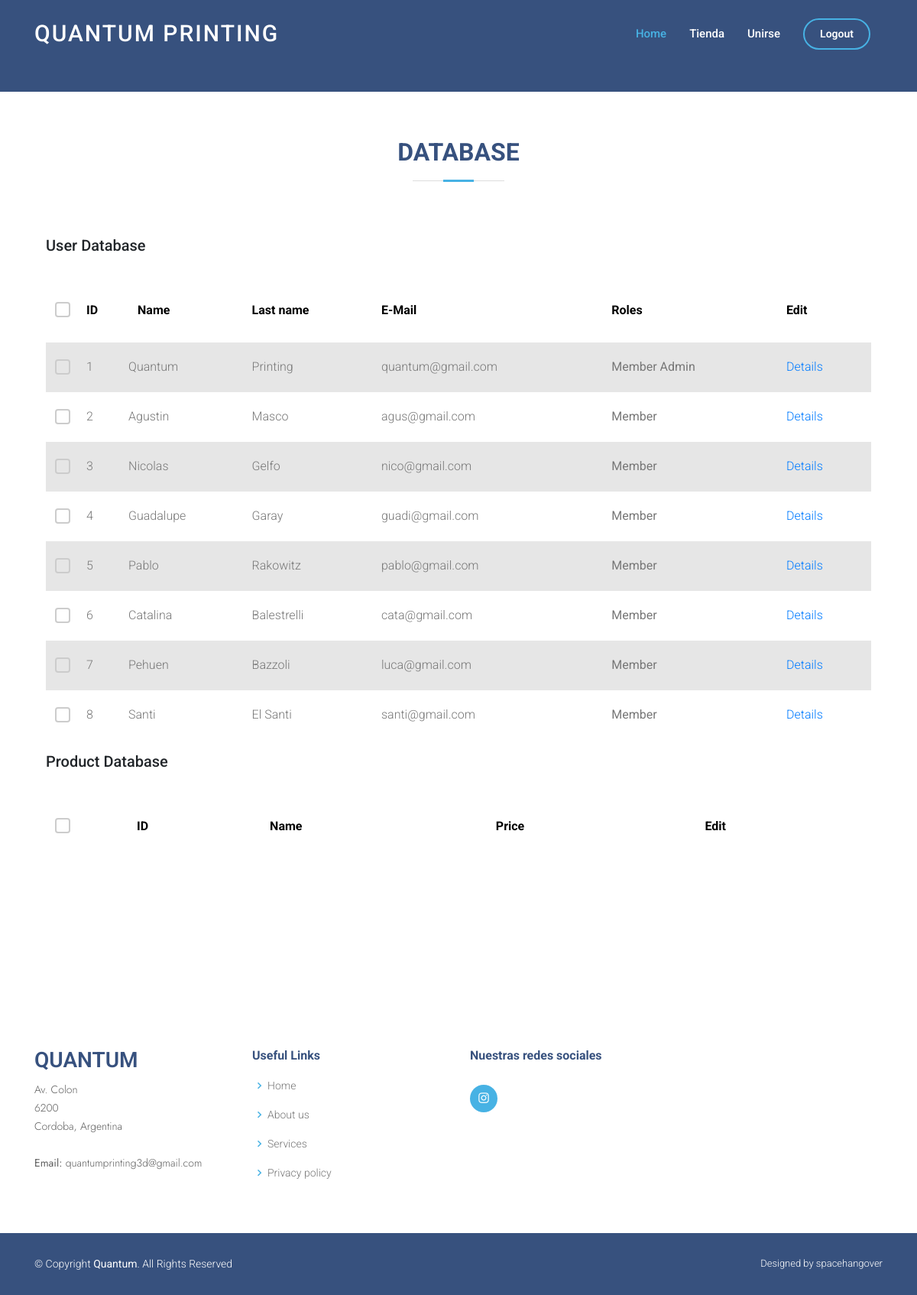
Screenshot of /database (signed in) with the database file from the repository.
### website/models.py (models this page shows)
class User(db.Model, UserMixin):
    __tablename__ = 'users'
    id = db.Column(db.Integer, primary_key=True)
    email = db.Column(db.String(150), unique=True)
    password = db.Column(db.String(150))
    first_name = db.Column(db.String(150))
    last_name = db.Column(db.String(150))
    roles = db.relationship('Role', secondary='user_roles')
    def has_roles(self, *args):
        return set(args).issubset({role.name for role in self.roles})

class Role(db.Model):
    __tablename__ = 'roles'
    id = db.Column(db.Integer(), primary_key=True)
    name = db.Column(db.String(50), unique=True)

### website/views.py (the view)
@views.route("/database", methods=["GET", "POST"])
@login_required
@roles_required("Admin")
def database():
    return render_template("database_table.html", roles=Role.query.all(), users=User.query.all(), user=current_user, products=Product.query.all())

### website/__init__.py (called while the page is built)
def create_app():
    app = Flask(__name__)
    app.config['SECRET_KEY'] = '21'
    app.config['SQLALCHEMY_DATABASE_URI'] = f'sqlite:///{DB_NAME}'
    app.config['UPLOAD_FOLDER'] = UPLOAD_FOLDER
    db.init_app(app)
    from .views import views
    from .auth import auth
    app.register_blueprint(views, url_prefix='/')
    app.register_blueprint(auth, url_prefix='/')
    from .models import User, Role, UserRoles
    db_adapter = SQLAlchemyAdapter(db,  User)
    user_manager = UserManager(db_adapter, app)
    create_database(app)
    login_manager = LoginManager()
    login_manager.login_view = 'auth.login'
    login_manager.init_app(app)
    @login_manager.user_loader
    def load_user(id):
        return User.query.get(int(id))
    return app

### website/templates/database_table.html (shortened to what this page needs)
<!DOCTYPE html>
<html lang="en">
    <head>
        <link href="https://cdn.jsdelivr.net/npm/bootstrap-icons@1.5.0/font/bootstrap-icons.css" rel="stylesheet" />
        <link href="static/css/styles.css" rel="stylesheet" />
        <link href="static/vendor/aos/aos.css" rel="stylesheet">
        <link href="static/vendor/bootstrap/css/bootstrap.min.css" rel="stylesheet">
        <link href="static/vendor/bootstrap-icons/bootstrap-icons.css" rel="stylesheet">
        <link href="static/vendor/boxicons/css/boxicons.min.css" rel="stylesheet">
        <link href="static/vendor/glightbox/css/glightbox.min.css" rel="stylesheet">
        <link href="static/vendor/remixicon/remixicon.css" rel="stylesheet">
        <link href="static/vendor/swiper/swiper-bundle.min.css" rel="stylesheet">
        <link rel="stylesheet"
          href="https://stackpath.bootstrapcdn.com/bootstrap/4.4.1/css/bootstrap.min.css"
        />
        <link
          rel="stylesheet"
          href="https://stackpath.bootstrapcdn.com/font-awesome/4.7.0/css/font-awesome.min.css"
        />
        <link href="static/css/style.css" rel="stylesheet">
        <link rel="stylesheet" href="static/tables/fonts/icomoon/style.css">
        <link rel="stylesheet" href="static/tables/css/owl.carousel.min.css">
        <link rel="stylesheet" href="static/tables/css/bootstrap.min.css">
        <link rel="stylesheet" href="static/tables/css/style.css">
    </head>
    <body>
        <header id="header" class="fixed-top ">
            <div class="container d-flex align-items-center">
              <h1 class="logo me-auto"><a href="/">Quantum Printing</a></h1>
              <nav id="navbar" class="navbar">
                <ul>
                    {% if user.is_authenticated %}
                    <li><a class="nav-link scrollto active" href="/">Home</a></li>
                    <li><a class="nav-link scrollto" href="/tienda">Tienda</a></li>
                    <li><a class="nav-link scrollto" href="/join">Unirse</a></li>
                    <li><a class="getstarted scrollto" href="/logout">Logout</a></li>
                    {% else %}
                    <li><a class="nav-link scrollto active" href="/">Home</a></li>
                    <li><a class="nav-link scrollto" href="/tienda">Tienda</a></li>
                    <li><a class="nav-link scrollto" href="/join">Unirse</a></li>
                    <li><a class="getstarted scrollto" href="/login">Login</a></li>
                    {% endif %}
                </ul>
              </nav>
            </div>
          </header>
          <section id="hero" class="d-flex align-items-center" style="height: 10%;">
          </section>
            <section id="portfolio" class="portfolio">
              <div class="container" data-aos="fade-up">
                <div class="section-title" style="margin-bottom: -10%;">
                  <h2>Database</h2>
                </div>
                <div class="content">
                  <div class="container">
                    <h2 class="mb-5">User Database</h2>
                    <div class="table-responsive">
                      <table class="table table-striped custom-table">
                        <thead>
                          <tr>
                            <th scope="col">
                              <label class="control control--checkbox">
                                <div class="control__indicator"></div>
                              </label>
                            </th>
                            <th scope="col">ID</th>
                            <th scope="col">Name</th>
                            <th scope="col">Last name</th>
                            <th scope="col">E-Mail</th>
                            <th scope="col">Roles</th>
                            <th scope="col">Edit</th>
                          </tr>
                        </thead>
                        <tbody>
                          {% for user in users %}
                          <tr scope="row">
                            <td>
                              <label class="control control--checkbox">
                              <div class="control__indicator"></div>
                              </label>
                            </td>
                            <td>
                              {{user.id}}
                            </td>
                            <td class="pl-0">
                              <div class="d-flex align-items-center">
                                {{user.first_name}}
                              </div>
                            </td>
                            <td>
                              {{user.last_name}}
                            </td>
                            <td>{{user.email}}</td>
                            <td>{% for role in user.roles %}<strong>{{role.name}}</strong>  {% endfor %}</td>
                            <td><a href="#" class="more">Details</a></td>
                          </tr>
                          {% endfor %}
                        </tbody>
                      </table>
                    </div>
                  </div>
                  <div class="container">
                    <h2 class="mb-5">Product Database</h2>
                    <div class="table-responsive">
                      <table class="table table-striped custom-table">
                        <thead>
                          <tr>
                            <th scope="col">
                              <label class="control control--checkbox">
                                <div class="control__indicator"></div>
                              </label>
                            </th>
                            <th scope="col">ID</th>
                            <th scope="col">Name</th>
                            <th scope="col">Price</th>
                            <th scope="col">Edit</th>
                          </tr>
                        </thead>
                      </table>
                    </div>
                  </div>
                </div>
              </div>
            </section>
  <footer id="footer">
    <div class="footer-top">
      <div class="container">
        <div class="row">
          <div class="col-lg-3 col-md-6 footer-contact">
            <h3>QUANTUM</h3>
            <p>
              Av. Colon <br>
              6200<br>
              Cordoba, Argentina <br><br>
              <strong>Email:</strong> quantumprinting3d@gmail.com<br>
            </p>
          </div>
          <div class="col-lg-3 col-md-6 footer-links">
            <h4>Useful Links</h4>
            <ul>
              <li><i class="bx bx-chevron-right"></i> <a href="#">Home</a></li>
              <li><i class="bx bx-chevron-right"></i> <a href="#">About us</a></li>
              <li><i class="bx bx-chevron-right"></i> <a href="#">Services</a></li>
              <li><i class="bx bx-chevron-right"></i> <a href="#">Privacy policy</a></li>
            </ul>
          </div>
          <div class="col-lg-3 col-md-6 footer-links">
            <h4>Nuestras redes sociales</h4>
            <div class="social-links mt-3">
              <a href="#" class="instagram"><i class="bx bxl-instagram"></i></a>
            </div>
          </div>
        </div>
      </div>
    </div>
    <div class="container footer-bottom clearfix">
      <div class="copyright">
        &copy; Copyright <strong><span>Quantum</span></strong>. All Rights Reserved
      </div>
      <div class="credits">
        Designed by spacehangover
      </div>
    </div>
  </footer>
    </body>
</html>

### website/static/css/style.css (style rules this page uses)
body { font-family: "Open Sans", sans-serif; color: #444444; }
a { color: #47b2e4; text-decoration: none; }
h1, h2, h3, h4, h5, h6 { font-family: "Jost", sans-serif; }
#header { transition: all 0.5s; z-index: 997; padding: 15px 0; }
#header .logo { font-size: 30px; margin: 0; padding: 0; line-height: 1; font-weight: 500; letter-spacing: 2px; text-transform: uppercase; }
#header .logo a { color: #fff; }
.navbar { padding: 0; }
.navbar ul { margin: 0; padding: 0; display: flex; list-style: none; align-items: center; }
.navbar li { position: relative; }
.navbar a, .navbar a:focus { display: flex; align-items: center; justify-content: space-between; padding: 10px 0 10px 30px; font-size: 15px; font-weight: 500; color: #fff; white-space: nowrap; transition: 0.3s; }
.navbar a:hover, .navbar .active, .navbar .active:focus, .navbar li:hover > a { color: #47b2e4; }
.navbar .getstarted { padding: 8px 20px; margin-left: 30px; border-radius: 50px; color: #fff; font-size: 14px; border: 2px solid #47b2e4; font-weight: 600; }
#hero { width: 100%; height: 80vh; background: #37517e; }
section { padding: 60px 0; overflow: hidden; }
.section-title { text-align: center; padding-bottom: 30px; }
.section-title h2 { font-size: 32px; font-weight: bold; text-transform: uppercase; margin-bottom: 20px; padding-bottom: 20px; position: relative; color: #37517e; }
.section-title h2::before { content: ""; position: absolute; display: block; width: 120px; height: 1px; background: #ddd; bottom: 1px; left: calc(50% - 60px); }
.section-title h2::after { content: ""; position: absolute; display: block; width: 40px; height: 3px; background: #47b2e4; bottom: 0; left: calc(50% - 20px); }
#footer { font-size: 14px; background: #37517e; }
#footer .footer-top { padding: 60px 0 30px 0; background: #fff; }
#footer .footer-top .footer-contact { margin-bottom: 30px; }
#footer .footer-top .footer-contact h3 { font-size: 28px; margin: 0 0 10px 0; padding: 2px 0 2px 0; line-height: 1; text-transform: uppercase; font-weight: 600; color: #37517e; }
#footer .footer-top .footer-contact p { font-size: 14px; line-height: 24px; margin-bottom: 0; font-family: "Jost", sans-serif; color: #5e5e5e; }
#footer .footer-top h4 { font-size: 16px; font-weight: bold; color: #37517e; position: relative; padding-bottom: 12px; }
#footer .footer-top .footer-links { margin-bottom: 30px; }
#footer .footer-top .footer-links ul { list-style: none; padding: 0; margin: 0; }
#footer .footer-top .footer-links ul i { padding-right: 2px; color: #47b2e4; font-size: 18px; line-height: 1; }
#footer .footer-top .footer-links ul li { padding: 10px 0; display: flex; align-items: center; }
#footer .footer-top .footer-links ul li:first-child { padding-top: 0; }
#footer .footer-top .footer-links ul a { color: #777777; transition: 0.3s; display: inline-block; line-height: 1; }
#footer .footer-top .social-links a { font-size: 18px; display: inline-block; background: #47b2e4; color: #fff; line-height: 1; padding: 8px 0; margin-right: 4px; border-radius: 50%; text-align: center; width: 36px; height: 36px; transition: 0.3s; }
#footer .footer-bottom { padding-top: 30px; padding-bottom: 30px; color: #fff; }
#footer .copyright { float: left; }
#footer .credits { float: right; font-size: 13px; }

### rows the page displays
User: id "1", first_name "Quantum", last_name "Printing", email "quantum@gmail.com"
Role: name "Member"
Role: name "Admin"
User: id "2", first_name "Agustin", last_name "Masco", email "agus@gmail.com"
User: id "3", first_name "Nicolas", last_name "Gelfo", email "nico@gmail.com"
User: id "4", first_name "Guadalupe", last_name "Garay", email "guadi@gmail.com"
User: id "5", first_name "Pablo", last_name "Rakowitz", email "pablo@gmail.com"
User: id "6", first_name "Catalina", last_name "Balestrelli", email "cata@gmail.com"
User: id "7", first_name "Pehuen", last_name "Bazzoli", email "luca@gmail.com"
User: id "8", first_name "Santi", last_name "El Santi", email "santi@gmail.com"
